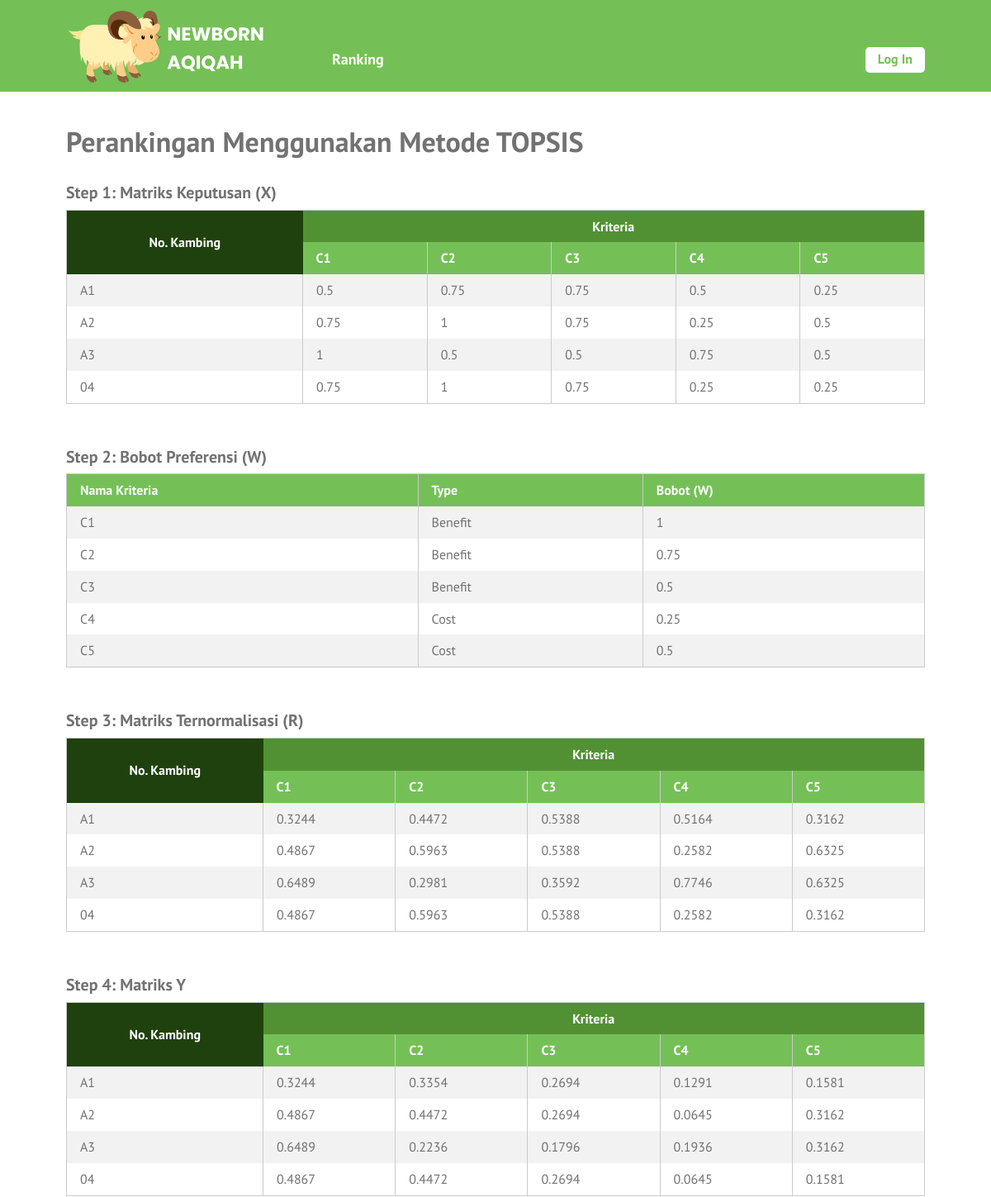
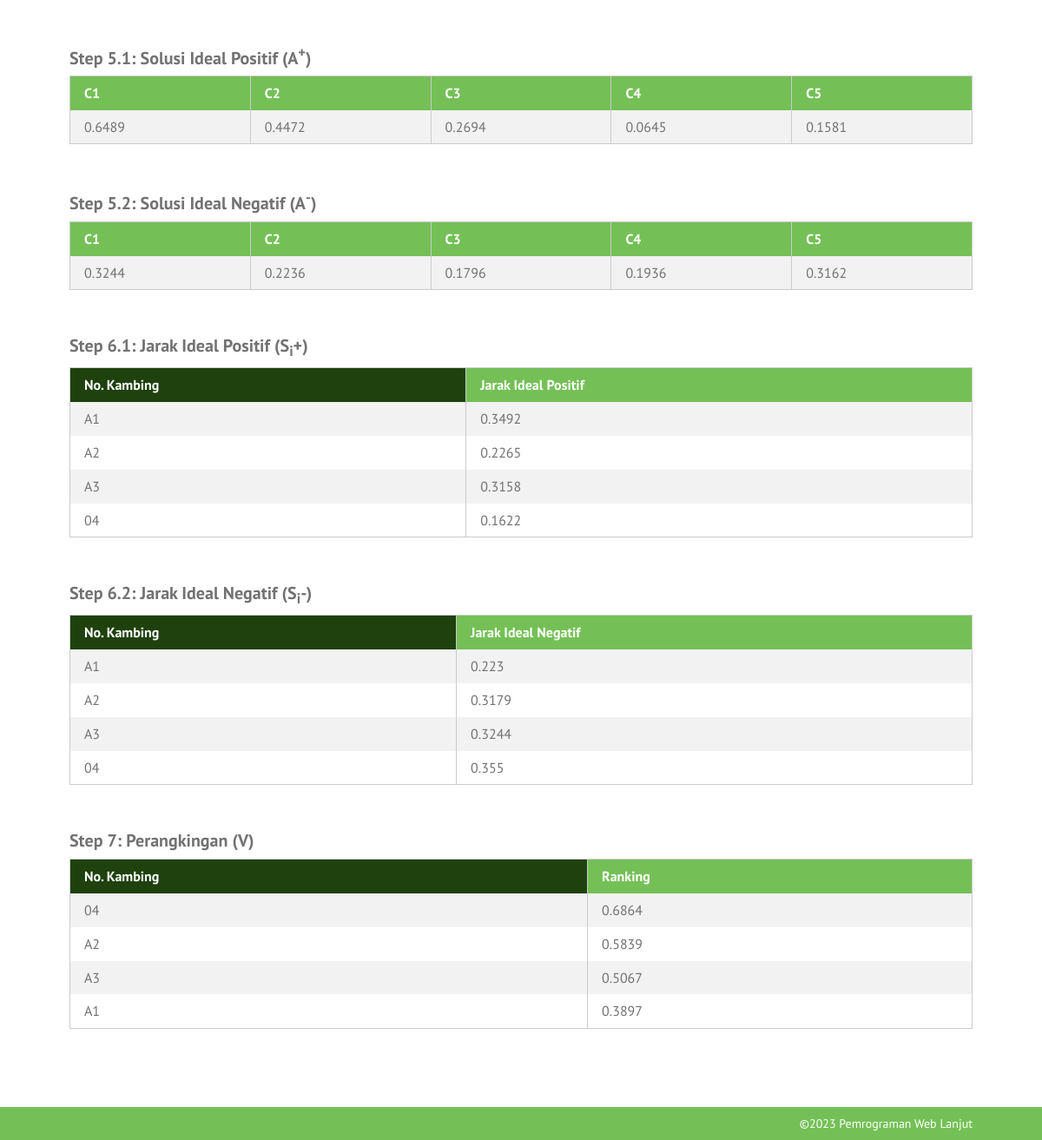
The app's page /ranking-topsis.php with its own data (2 pictures, top to bottom).
### tables this page shows
CREATE TABLE `kriteria` (
  `id_kriteria` int(10) NOT NULL,
  `nama` varchar(30) NOT NULL,
  `type` enum('benefit','cost') NOT NULL,
  `bobot` float NOT NULL,
  `ada_pilihan` tinyint(1) DEFAULT NULL,
  `urutan_order` int(2) NOT NULL
);

CREATE TABLE `kambing` (
  `id_kambing` int(10) NOT NULL,
  `no_kalung` varchar(6) NOT NULL,
  `ciri_khas` text NOT NULL,
  `tanggal_input` date NOT NULL
);

### ranking-topsis.php (the view)
<?php
require_once('includes/init.php');
$judul_page = 'Perankingan Menggunakan Metode TOPSIS';
require_once('template-parts/header.php');
$digit = 4;
$query = $pdo->prepare('SELECT id_kriteria, nama, type, bobot
	FROM kriteria ORDER BY urutan_order ASC');
$query->execute();
$query->setFetchMode(PDO::FETCH_ASSOC);
$kriterias = $query->fetchAll();
$query2 = $pdo->prepare('SELECT id_kambing, no_kalung FROM kambing');
$query2->execute();
$query2->setFetchMode(PDO::FETCH_ASSOC);
$kambings = $query2->fetchAll();
$matriks_x = array();
foreach($kriterias as $kriteria):
	foreach($kambings as $kambing):
		$id_kambing = $kambing['id_kambing'];
		$id_kriteria = $kriteria['id_kriteria'];
		$query3 = $pdo->prepare('SELECT nilai FROM nilai_kambing
			WHERE id_kambing = :id_kambing AND id_kriteria = :id_kriteria');
		$query3->execute(array(
			'id_kambing' => $id_kambing,
			'id_kriteria' => $id_kriteria,
		));
		$query3->setFetchMode(PDO::FETCH_ASSOC);
		if($nilai_kambing = $query3->fetch()) {
			$matriks_x[$id_kriteria][$id_kambing] = $nilai_kambing['nilai'];
		} else {
			$matriks_x[$id_kriteria][$id_kambing] = 0;
		}
	endforeach;
endforeach;
$matriks_r = array();
foreach($matriks_x as $id_kriteria => $nilai_kambings):
	$jumlah_kuadrat = 0;
	foreach($nilai_kambings as $nilai_kambing):
		$jumlah_kuadrat += pow($nilai_kambing, 2);
	endforeach;
	$akar_kuadrat = sqrt($jumlah_kuadrat);
	foreach($nilai_kambings as $id_kambing => $nilai_kambing):
		$matriks_r[$id_kriteria][$id_kambing] = $nilai_kambing / $akar_kuadrat;
	endforeach;
endforeach;
$matriks_y = array();
foreach($kriterias as $kriteria):
	foreach($kambings as $kambing):
		$bobot = $kriteria['bobot'];
		$id_kambing = $kambing['id_kambing'];
		$id_kriteria = $kriteria['id_kriteria'];
		$nilai_r = $matriks_r[$id_kriteria][$id_kambing];
		$matriks_y[$id_kriteria][$id_kambing] = $bobot * $nilai_r;
	endforeach;
endforeach;
$solusi_ideal_positif = array();
$solusi_ideal_negatif = array();
foreach($kriterias as $kriteria):
	$id_kriteria = $kriteria['id_kriteria'];
	$type_kriteria = $kriteria['type'];
	$nilai_max = max($matriks_y[$id_kriteria]);
	$nilai_min = min($matriks_y[$id_kriteria]);
	if($type_kriteria == 'benefit'):
		$s_i_p = $nilai_max;
		$s_i_n = $nilai_min;
	elseif($type_kriteria == 'cost'):
		$s_i_p = $nilai_min;
		$s_i_n = $nilai_max;
	endif;
	$solusi_ideal_positif[$id_kriteria] = $s_i_p;
	$solusi_ideal_negatif[$id_kriteria] = $s_i_n;
endforeach;
$jarak_ideal_positif = array();
$jarak_ideal_negatif = array();
foreach($kambings as $kambing):
	$id_kambing = $kambing['id_kambing'];
	$jumlah_kuadrat_jip = 0;
	$jumlah_kuadrat_jin = 0;
	foreach($matriks_y as $id_kriteria => $nilai_kambings):
		$hsl_pengurangan_jip = $nilai_kambings[$id_kambing] - $solusi_ideal_positif[$id_kriteria];
		$hsl_pengurangan_jin = $nilai_kambings[$id_kambing] - $solusi_ideal_negatif[$id_kriteria];
		$jumlah_kuadrat_jip += pow($hsl_pengurangan_jip, 2);
		$jumlah_kuadrat_jin += pow($hsl_pengurangan_jin, 2);
	endforeach;
	$akar_kuadrat_jip = sqrt($jumlah_kuadrat_jip);
	$akar_kuadrat_jin = sqrt($jumlah_kuadrat_jin);
	$jarak_ideal_positif[$id_kambing] = $akar_kuadrat_jip;
	$jarak_ideal_negatif[$id_kambing] = $akar_kuadrat_jin;
endforeach;
$ranks = array();
foreach($kambings as $kambing):
	$s_negatif = $jarak_ideal_negatif[$kambing['id_kambing']];
	$s_positif = $jarak_ideal_positif[$kambing['id_kambing']];
	$nilai_v = $s_negatif / ($s_positif + $s_negatif);
	$ranks[$kambing['id_kambing']]['id_kambing'] = $kambing['id_kambing'];
	$ranks[$kambing['id_kambing']]['no_kalung'] = $kambing['no_kalung'];
	$ranks[$kambing['id_kambing']]['nilai'] = $nilai_v;
endforeach;
?>
<div class="main-content-row">
<div class="container clearfix">
	<div class="main-content main-content-full the-content">
		<h1><?php echo $judul_page; ?></h1>
		<h3>Step 1: Matriks Keputusan (X)</h3>
		<table class="pure-table pure-table-striped">
			<thead>
				<tr class="super-top">
					<th rowspan="2" class="super-top-left">No. Kambing</th>
					<th colspan="<?php echo count($kriterias); ?>">Kriteria</th>
				</tr>
				<tr>
					<?php foreach($kriterias as $kriteria ): ?>
						<th><?php echo $kriteria['nama']; ?></th>
					<?php endforeach; ?>
				</tr>
			</thead>
			<tbody>
				<?php foreach($kambings as $kambing): ?>
					<tr>
						<td><?php echo $kambing['no_kalung']; ?></td>
						<?php
						foreach($kriterias as $kriteria):
							$id_kambing = $kambing['id_kambing'];
							$id_kriteria = $kriteria['id_kriteria'];
							echo '<td>';
							echo $matriks_x[$id_kriteria][$id_kambing];
							echo '</td>';
						endforeach;
						?>
					</tr>
				<?php endforeach; ?>
			</tbody>
		</table>
		<h3>Step 2: Bobot Preferensi (W)</h3>
		<table class="pure-table pure-table-striped">
			<thead>
				<tr>
					<th>Nama Kriteria</th>
					<th>Type</th>
					<th>Bobot (W)</th>
				</tr>
			</thead>
			<tbody>
				<?php foreach($kriterias as $hasil): ?>
					<tr>
						<td><?php echo $hasil['nama']; ?></td>
						<td>
						<?php
						if($hasil['type'] == 'benefit') {
							echo 'Benefit';
						} elseif($hasil['type'] == 'cost') {
							echo 'Cost';
						}
						?>
						</td>
						<td><?php echo $hasil['bobot']; ?></td>
					</tr>
				<?php endforeach; ?>
			</tbody>
		</table>
		<h3>Step 3: Matriks Ternormalisasi (R)</h3>
		<table class="pure-table pure-table-striped">
			<thead>
				<tr class="super-top">
					<th rowspan="2" class="super-top-left">No. Kambing</th>
					<th colspan="<?php echo count($kriterias); ?>">Kriteria</th>
				</tr>
				<tr>
					<?php foreach($kriterias as $kriteria ): ?>
						<th><?php echo $kriteria['nama']; ?></th>
					<?php endforeach; ?>
				</tr>
			</thead>
			<tbody>
				<?php foreach($kambings as $kambing): ?>
					<tr>
						<td><?php echo $kambing['no_kalung']; ?></td>
						<?php
						foreach($kriterias as $kriteria):
							$id_kambing = $kambing['id_kambing'];
							$id_kriteria = $kriteria['id_kriteria'];
							echo '<td>';
							echo round($matriks_r[$id_kriteria][$id_kambing], $digit);
							echo '</td>';
						endforeach;
						?>
					</tr>
				<?php endforeach; ?>
			</tbody>
		</table>
		<h3>Step 4: Matriks Y</h3>
		<table class="pure-table pure-table-striped">
			<thead>
				<tr class="super-top">
					<th rowspan="2" class="super-top-left">No. Kambing</th>
					<th colspan="<?php echo count($kriterias); ?>">Kriteria</th>
				</tr>
				<tr>
					<?php foreach($kriterias as $kriteria ): ?>
						<th><?php echo $kriteria['nama']; ?></th>
					<?php endforeach; ?>
				</tr>
			</thead>
			<tbody>
				<?php foreach($kambings as $kambing): ?>
					<tr>
						<td><?php echo $kambing['no_kalung']; ?></td>
						<?php
						foreach($kriterias as $kriteria):
							$id_kambing = $kambing['id_kambing'];
							$id_kriteria = $kriteria['id_kriteria'];
							echo '<td>';
							echo round($matriks_y[$id_kriteria][$id_kambing], $digit);
							echo '</td>';
						endforeach;
						?>
					</tr>
				<?php endforeach; ?>
			</tbody>
		</table>
		<h3>Step 5.1: Solusi Ideal Positif (A<sup>+</sup>)</h3>
		<table class="pure-table pure-table-striped">
			<thead>
				<tr>
					<?php foreach($kriterias as $kriteria ): ?>
						<th><?php echo $kriteria['nama']; ?></th>
					<?php endforeach; ?>
				</tr>
			</thead>
			<tbody>
				<tr>
					<?php foreach($kriterias as $kriteria ): ?>
						<td>
							<?php
							$id_kriteria = $kriteria['id_kriteria'];
							echo round($solusi_ideal_positif[$id_kriteria], $digit);
							?>
						</td>
					<?php endforeach; ?>
				</tr>
			</tbody>
		</table>
		<h3>Step 5.2: Solusi Ideal Negatif (A<sup>-</sup>)</h3>
		<table class="pure-table pure-table-striped">
			<thead>
				<tr>
					<?php foreach($kriterias as $kriteria ): ?>
						<th><?php echo $kriteria['nama']; ?></th>
					<?php endforeach; ?>
				</tr>
			</thead>
			<tbody>
				<tr>
					<?php foreach($kriterias as $kriteria ): ?>
						<td>
							<?php
							$id_kriteria = $kriteria['id_kriteria'];
							echo round($solusi_ideal_negatif[$id_kriteria], $digit);
							?>
						</td>
					<?php endforeach; ?>
				</tr>
			</tbody>
		</table>
		<h3>Step 6.1: Jarak Ideal Positif (S<sub>i</sub>+)</h3>
		<table class="pure-table pure-table-striped">
			<thead>
				<tr>
					<th class="super-top-left">No. Kambing</th>
					<th>Jarak Ideal Positif</th>
				</tr>
			</thead>
			<tbody>
				<?php foreach($kambings as $kambing ): ?>
					<tr>
						<td><?php echo $kambing['no_kalung']; ?></td>
						<td>
							<?php
							$id_kambing = $kambing['id_kambing'];
							echo round($jarak_ideal_positif[$id_kambing], $digit);
							?>
						</td>
					</tr>
				<?php endforeach; ?>
			</tbody>
		</table>
		<h3>Step 6.2: Jarak Ideal Negatif (S<sub>i</sub>-)</h3>
		<table class="pure-table pure-table-striped">
			<thead>
				<tr>
					<th class="super-top-left">No. Kambing</th>
					<th>Jarak Ideal Negatif</th>
				</tr>
			</thead>
			<tbody>
				<?php foreach($kambings as $kambing ): ?>
					<tr>
						<td><?php echo $kambing['no_kalung']; ?></td>
						<td>
							<?php
							$id_kambing = $kambing['id_kambing'];
							echo round($jarak_ideal_negatif[$id_kambing], $digit);
							?>
						</td>
					</tr>
				<?php endforeach; ?>
			</tbody>
		</table>
		<?php
		$sorted_ranks = $ranks;
		if(function_exists('array_multisort')):
			foreach ($sorted_ranks as $key => $row) {
				$no_kalung[$key]  = $row['no_kalung'];
				$nilai[$key] = $row['nilai'];
			}
			array_multisort($nilai, SORT_DESC, $no_kalung, SORT_ASC, $sorted_ranks);
		endif;
		?>
		<h3>Step 7: Perangkingan (V)</h3>
		<table class="pure-table pure-table-striped">
			<thead>
				<tr>
					<th class="super-top-left">No. Kambing</th>
					<th>Ranking</th>
				</tr>
			</thead>
			<tbody>
				<?php foreach($sorted_ranks as $kambing ): ?>
					<tr>
						<td><?php echo $kambing['no_kalung']; ?></td>
						<td><?php echo round($kambing['nilai'], $digit); ?></td>
					</tr>
				<?php endforeach; ?>
			</tbody>
		</table>
	</div>
</div>
</div>
<?php
require_once('template-parts/footer.php');

### stylesheets/style.css (style rules this page uses)
html,body,div,span,applet,object,iframe,h1,h2,h3,h4,h5,h6,p,blockquote,pre,a,abbr,acronym,address,big,cite,code,del,dfn,em,img,ins,kbd,q,s,samp,small,strike,strong,sub,sup,tt,var,b,u,i,center,dl,dt,dd,ol,ul,li,fieldset,form,label,legend,table,caption,tbody,tfoot,thead,tr,th,td,article,aside,canvas,details,embed,figure,figcaption,footer,header,hgroup,menu,nav,output,ruby,section,summary,time,mark,audio,video { margin:0;padding:0;border:0;font-size:100%;vertical-align:baseline }
body { line-height:1 }
table { border-collapse:collapse;border-spacing:0 }
*,*:before,*:after { -moz-box-sizing:border-box;-webkit-box-sizing:border-box;box-sizing:border-box }
.clearfix:before,.clearfix:after { content:" ";display:table }
.clear,.clearfix:after { clear:both }
.container { max-width:1100px;margin:0 auto;position:relative;padding:0 30px }
body { background:#74c056;font-family:"PT Sans",sans-serif;color:#727272;font-size:14px;line-height:1.3;font-weight:500 }
sup,sub { vertical-align:super;font-size:smaller }
sub { vertical-align:sub }
h1,h2,h3,h4,h5,h6 { font-weight:300 }
.pure-table { border-collapse:collapse;border-spacing:0;empty-cells:show;border:1px solid #cbcbcb;width:100% }
.pure-table td,.pure-table th { border-left:1px solid #cbcbcb;border-width:0 0 0 1px;font-size:inherit;margin:0;overflow:visible;padding:0.5em 1em }
.pure-table tr.super-top th { background:#519133;color:#fff;text-align:center;vertical-align:middle;border:0 }
.pure-table tr.super-top th.super-top-left { background:#1e410d }
.pure-table th.super-top-left { background:#1e410d }
.pure-table td:first-child,.pure-table th:first-child { border-left-width:0 }
.pure-table thead { background-color:#74c056;color:#fff;text-align:left;vertical-align:bottom }
.pure-table thead th { color:#fff }
.pure-table td { background-color:transparent }
.pure-table-striped tr:nth-child(2n-1) td { background-color:#f2f2f2 }
.the-content { font-size:16px;line-height:1.42857 }
.the-content h1,.the-content h2,.the-content h3,.the-content h4,.the-content h5,.the-content h6 { font-weight:700 }
.the-content h1 { font-size:34px;margin:0.8em 0 0.8em;padding:0;line-height:1.2 }
.the-content h3 { font-size:20px;margin:0.8em 0 0.3em }
.the-content blockquote,.the-content table,.the-content p,.the-content ul,.the-content ol,.the-content dd,.the-content pre,.the-content iframe,.the-content .flxmap-container,.the-content hr { margin-bottom:1em }
.the-content table { margin-bottom:50px }
.the-content>h1:first-child,.the-content>h3:first-child,.the-content>h2:first-child { margin-top:0 }
.main-content { float:right;width:77%;padding:40px 0 }
.main-content-full { float:none;width:auto }

### records on screen
kriteria: nama "C1", id_kriteria.id_kambing "0.5", id_kriteria.id_kambing "0.75", id_kriteria.id_kambing "1", type "Benefit", bobot "1", id_kriteria.id_kambing "0.3244", id_kriteria.id_kambing "0.4867", id_kriteria.id_kambing "0.6489", id_kriteria "0.6489", id_kriteria "0.3244"
kriteria: nama "C2", id_kriteria.id_kambing "0.75", id_kriteria.id_kambing "1", id_kriteria.id_kambing "0.5", type "Benefit", bobot "0.75", id_kriteria.id_kambing "0.4472", id_kriteria.id_kambing "0.5963", id_kriteria.id_kambing "0.2981", id_kriteria.id_kambing "0.3354", id_kriteria.id_kambing "0.2236", id_kriteria "0.4472", id_kriteria "0.2236"
kriteria: nama "C3", id_kriteria.id_kambing "0.75", id_kriteria.id_kambing "0.5", type "Benefit", bobot "0.5", id_kriteria.id_kambing "0.5388", id_kriteria.id_kambing "0.3592", id_kriteria.id_kambing "0.2694", id_kriteria.id_kambing "0.1796", id_kriteria "0.2694", id_kriteria "0.1796"
kriteria: nama "C4", id_kriteria.id_kambing "0.5", id_kriteria.id_kambing "0.25", id_kriteria.id_kambing "0.75", type "Cost", bobot "0.25", id_kriteria.id_kambing "0.5164", id_kriteria.id_kambing "0.2582", id_kriteria.id_kambing "0.7746", id_kriteria.id_kambing "0.1291", id_kriteria.id_kambing "0.0645", id_kriteria.id_kambing "0.1936", id_kriteria "0.0645", id_kriteria "0.1936"
kriteria: nama "C5", id_kriteria.id_kambing "0.25", id_kriteria.id_kambing "0.5", type "Cost", bobot "0.5", id_kriteria.id_kambing "0.3162", id_kriteria.id_kambing "0.6325", id_kriteria.id_kambing "0.1581", id_kriteria "0.1581", id_kriteria "0.3162"
kambing: no_kalung "A1", id_kambing "0.3492", id_kambing "0.223"
kambing: no_kalung "A2", id_kambing "0.2265", id_kambing "0.3179"
kambing: no_kalung "A3", id_kambing "0.3158", id_kambing "0.3244"
kambing: no_kalung "04", id_kambing "0.1622", id_kambing "0.355"

### other values on screen
$judul_page "Perankingan Menggunakan Metode TOPSIS"
$kambing['no_kalung'] "04"
$kambing['nilai'] "0.6864"
$kambing['no_kalung'] "A2"
$kambing['nilai'] "0.5839"
$kambing['no_kalung'] "A3"
$kambing['nilai'] "0.5067"
$kambing['no_kalung'] "A1"
$kambing['nilai'] "0.3897"
